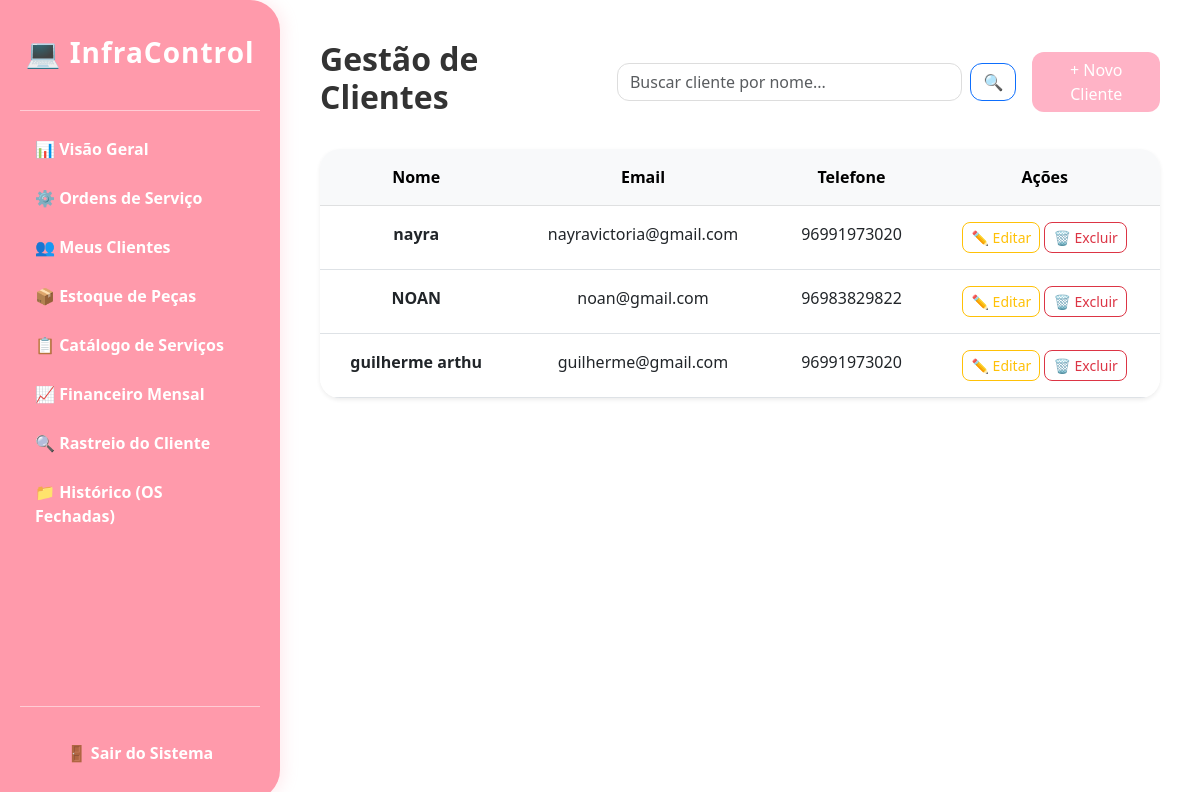
Before: /clientes (signed in) with the older database file.
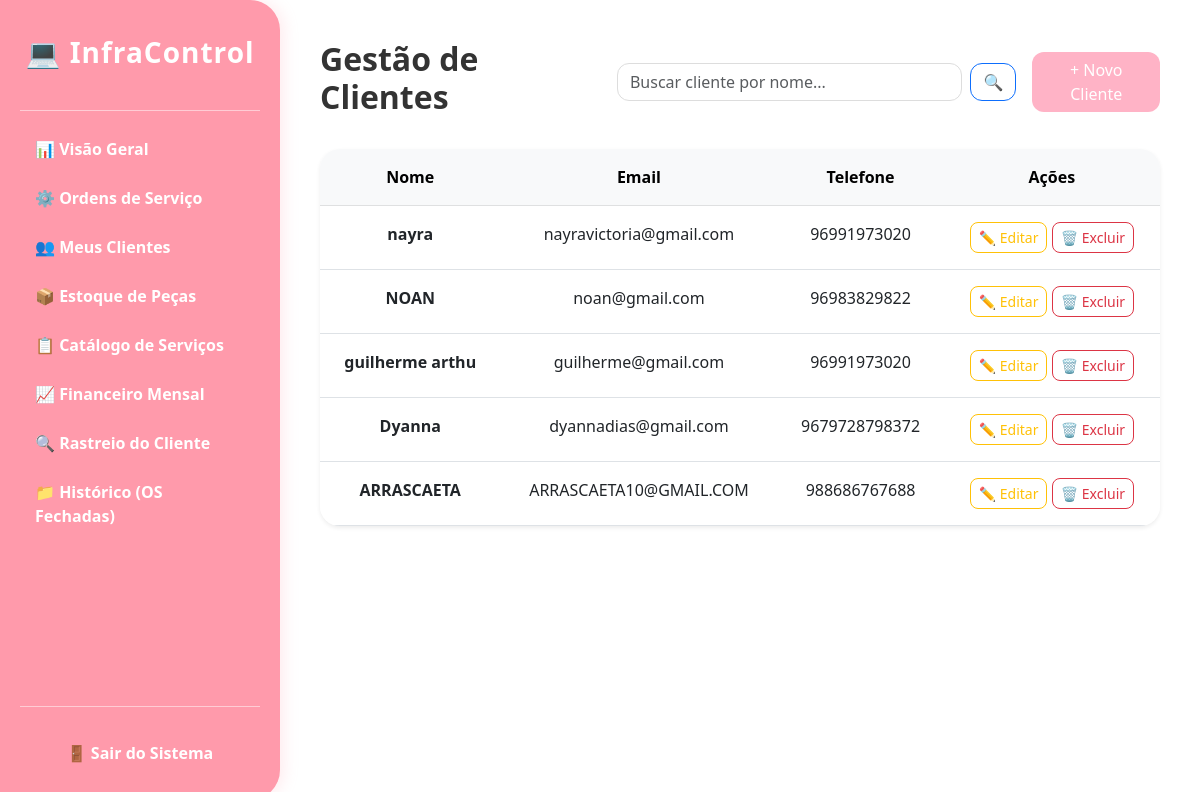
After: the same page with the newer database file.
### models.py (models this page shows)
class Cliente(db.Model):
    id = db.Column(db.Integer, primary_key=True)
    nome = db.Column(db.String(150), nullable=False)
    email = db.Column(db.String(150))
    telefone = db.Column(db.String(20), nullable=False)
    ordens = db.relationship('OrdemServico', backref='cliente', lazy=True)

### app.py (the view)
@app.route('/clientes', methods=['GET', 'POST'])
@login_required
def clientes():
    if request.method == 'POST':
        db.session.add(Cliente(nome=request.form['nome'], email=request.form['email'], telefone=request.form['telefone'])); db.session.commit(); flash('Cadastrado!', 'success'); return redirect(url_for('clientes'))
    search = request.args.get('search')
    lista = Cliente.query.filter(Cliente.nome.ilike(f'%{search}%')).all() if search else Cliente.query.all()
    return render_template('clientes.html', clientes=lista, search=search)

### app.py (called while the page is built)
@login_manager.user_loader
def load_user(user_id): return User.query.get(int(user_id))

### templates/clientes.html (shortened to what this page needs)
{% extends "base.html" %}
{% block content %}
<div class="d-flex justify-content-between align-items-center mb-4">
    <h2 style="font-weight: 700; color: #333;">Gestão de Clientes</h2>
    <form class="d-flex w-50 mx-3" method="GET" action="{{ url_for('clientes') }}">
        <input class="form-control me-2" type="search" name="search" placeholder="Buscar cliente por nome..." value="{{ search or '' }}" style="border-radius: 12px; border: 1px solid #ddd;">
        <button class="btn btn-outline-primary" type="submit" style="border-radius: 12px;">🔍</button>
    </form>
    <button class="btn btn-primary" style="background: var(--primary); border: none; border-radius: 12px;" data-bs-toggle="modal" data-bs-target="#addClient">
        + Novo Cliente
    </button>
</div>
<div class="card border-0 shadow-sm" style="border-radius: 20px; overflow: hidden;">
    <table class="table table-hover m-0 text-center">
        <thead class="table-light">
            <tr>
                <th class="p-3">Nome</th>
                <th class="p-3">Email</th>
                <th class="p-3">Telefone</th>
                <th class="p-3">Ações</th>
            </tr>
        </thead>
        <tbody>
            {% for c in clientes %}
            <tr>
                <td class="p-3"><strong>{{ c.nome }}</strong></td>
                <td class="p-3">{{ c.email }}</td>
                <td class="p-3">{{ c.telefone }}</td>
                <td class="p-3">
                    <a href="{{ url_for('editar_cliente', id=c.id) }}" class="btn btn-sm btn-outline-warning" style="border-radius: 8px;">✏️ Editar</a>
                    <a href="{{ url_for('excluir_cliente', id=c.id) }}" class="btn btn-sm btn-outline-danger" style="border-radius: 8px;" onclick="return confirm('Excluir este cliente?')">🗑️ Excluir</a>
                </td>
            </tr>
            {% else %}
            <tr><td colspan="4" class="p-5 text-muted">
                {% if search %} Nenhum cliente encontrado com "{{ search }}". {% else %} Nenhum cliente cadastrado. {% endif %}
            </td></tr>
            {% endfor %}
        </tbody>
    </table>
</div>
{% endblock %}

Changed rows visible on the page:
added Cliente: nome "Dyanna", email "dyannadias@gmail.com", telefone "9679728798372"
added Cliente: nome "ARRASCAETA", email "ARRASCAETA10@GMAIL.COM", telefone "988686767688"
